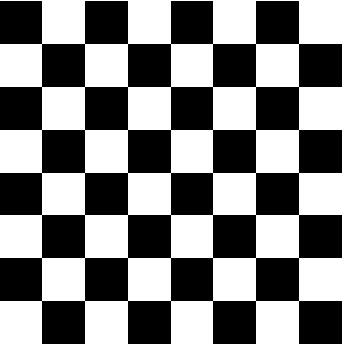
#> input picture images/squares.jpg, 345 x 345 px
$ python fastCorner.py
#> lines starting #> are read from the running program, lines starting #| are printed output that depends on the picture
import numpy as np
import matplotlib.pyplot as plt
import matplotlib.colors as color

def fastDetect(image, t):
    '''
    Check if poit is a corner using 4 points 1, 5, 9, and 13
    inputs :
        image, t : threshold
    output : binary image with ones at corner points and zero otherwise
    '''
    #Initialization
    cornerImage = np.zeros(image.shape)
    for i in range(image.shape[0]):
        for j in range(image.shape[1]):
            # try and except to avoid boundary condition
            try:
                #Point to test
                p  = image[i,j]
                # Get points 1 to 16
                points = [image[i+3,j-1:j+2], image[i-3,j-1:j+2],
                                   image[i-1:i+2,j+3], image[i-1:i+2,j-3],
                                   image[i+2,j+2],image[i-2,j+2],
                                   image[i-2,j-2],image[i+2,j-2]]
                #Counter holds number of pixels > threshold
                count = 0
                for point in points:
                    # Calculate absolute difference
                    if abs(p-point) > t:
                        count +=1
                        # Check number of pixels that have same  diff > threshold
                        # Original Fast stated that it must be >= 3
                        # But for count >= 3 corners with 90 degree will not be detected
                        # So I made it >= 2

                if count >= 2:
                    cornerImage[i,j] = 1
            except:
                pass

    # Return corner image
    return cornerImage


def nonMaxSupp(cornerImage):
    '''
    It is the second main step in fast algorithm
    The idea is to suppress corners that weaker than neighbor corners
    '''

    # Select corners only from cornenr image
    corners = np.array(np.nonzero(cornerImage)).T
    # Loop for each corner point
    for p in corners:
        #Check if it is the local maximum or not
        if not isMax(cornerImage,p):
            #if not so suppress
            cornerImage[p[0], p[1]] = 0
    #Return cornenrs after non-maxima suppression
    return cornerImage

# [44 lines left out: functions isMax, weighFunction, not called in this run]

def plot_corner_points(image,filtered_coords):
    """ Plots corners found in image. """
    plt.figure()
    plt.set_cmap('gray')
    plt.imshow(image)
    plt.plot([p[1] for p in filtered_coords],[p[0] for p in filtered_coords],'+',color='red')
    plt.axis('off')
    plt.show()


if __name__ == '__main__':
    #Load Image
    image = plt.imread("images/squares.jpg")
#> image is the input picture: shape (345, 345, 3); min 0, max 255, mean 129.4
    hsvImage = color.rgb_to_hsv(image)
#> hsvImage: shape (345, 345, 3) float32; mean of channels 0, 1, 2 0, 0, 129.4
    # Working on value channel
    # Detect corners using fast
    corners = fastDetect(hsvImage[...,2],150)
#> after the loop in fastDetect, `for i in range(image.shape[0]):`: cornerImage: shape (345, 345) float64; every value is 0
    #Apply non-max suppression
    corners = nonMaxSupp(corners)
#> in nonMaxSupp, `corners = np.array(np.nonzero(cornerImage)).T`: corners = empty array
    #Plot corners
    coords = np.array(np.nonzero(corners)).T
#> coords = empty array
    plot_corner_points(image, coords)
#> in plot_corner_points, `plt.show()`:
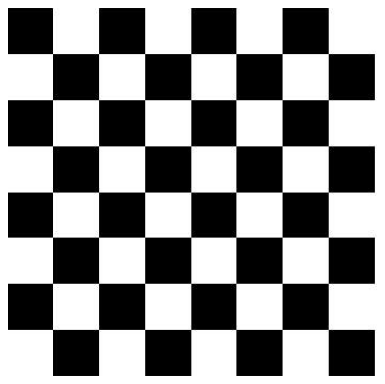
#> figure drawn by matplotlib, 1 panel
